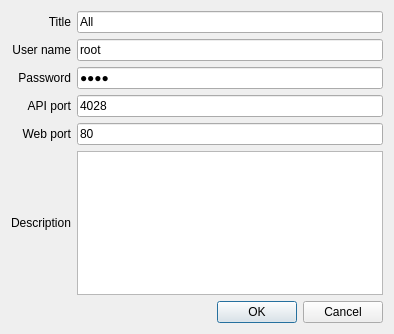
<?xml version="1.0" encoding="UTF-8"?>
<ui version="4.0">
 <class>AddNewGroupDialog</class>
 <widget class="QDialog" name="AddNewGroupDialog">
  <property name="windowModality">
   <enum>Qt::ApplicationModal</enum>
  </property>
  <property name="geometry">
   <rect>
    <x>0</x>
    <y>0</y>
    <width>394</width>
    <height>334</height>
   </rect>
  </property>
  <property name="windowTitle">
   <string>Add new device group</string>
  </property>
  <property name="modal">
   <bool>true</bool>
  </property>
  <layout class="QGridLayout" name="gridLayout">
   <item row="3" column="0">
    <widget class="QLabel" name="label_4">
     <property name="text">
      <string>API port</string>
     </property>
     <property name="alignment">
      <set>Qt::AlignRight|Qt::AlignTrailing|Qt::AlignVCenter</set>
     </property>
    </widget>
   </item>
   <item row="2" column="1">
    <widget class="QLineEdit" name="password">
     <property name="text">
      <string>root</string>
     </property>
     <property name="echoMode">
      <enum>QLineEdit::Password</enum>
     </property>
    </widget>
   </item>
   <item row="4" column="0">
    <widget class="QLabel" name="label_5">
     <property name="text">
      <string>Web port</string>
     </property>
     <property name="alignment">
      <set>Qt::AlignRight|Qt::AlignTrailing|Qt::AlignVCenter</set>
     </property>
    </widget>
   </item>
   <item row="7" column="0" colspan="2">
    <widget class="QDialogButtonBox" name="buttonBox">
     <property name="orientation">
      <enum>Qt::Horizontal</enum>
     </property>
     <property name="standardButtons">
      <set>QDialogButtonBox::Cancel|QDialogButtonBox::Ok</set>
     </property>
    </widget>
   </item>
   <item row="3" column="1">
    <widget class="QLineEdit" name="apiport">
     <property name="text">
      <string>4028</string>
     </property>
     <property name="readOnly">
      <bool>false</bool>
     </property>
    </widget>
   </item>
   <item row="4" column="1">
    <widget class="QLineEdit" name="webport">
     <property name="text">
      <string>80</string>
     </property>
     <property name="readOnly">
      <bool>false</bool>
     </property>
    </widget>
   </item>
   <item row="1" column="1">
    <widget class="QLineEdit" name="username">
     <property name="text">
      <string>root</string>
     </property>
    </widget>
   </item>
   <item row="0" column="1">
    <widget class="QLineEdit" name="title">
     <property name="text">
      <string>All</string>
     </property>
    </widget>
   </item>
   <item row="1" column="0">
    <widget class="QLabel" name="label_2">
     <property name="text">
      <string>User name</string>
     </property>
     <property name="alignment">
      <set>Qt::AlignRight|Qt::AlignTrailing|Qt::AlignVCenter</set>
     </property>
    </widget>
   </item>
   <item row="0" column="0">
    <widget class="QLabel" name="label">
     <property name="text">
      <string>Title</string>
     </property>
     <property name="alignment">
      <set>Qt::AlignRight|Qt::AlignTrailing|Qt::AlignVCenter</set>
     </property>
    </widget>
   </item>
   <item row="2" column="0">
    <widget class="QLabel" name="label_3">
     <property name="text">
      <string>Password</string>
     </property>
     <property name="alignment">
      <set>Qt::AlignRight|Qt::AlignTrailing|Qt::AlignVCenter</set>
     </property>
    </widget>
   </item>
   <item row="5" column="1" rowspan="2">
    <widget class="QTextEdit" name="description"/>
   </item>
   <item row="5" column="0" rowspan="2">
    <widget class="QLabel" name="label_6">
     <property name="text">
      <string>Description</string>
     </property>
    </widget>
   </item>
  </layout>
 </widget>
 <tabstops>
  <tabstop>title</tabstop>
  <tabstop>username</tabstop>
  <tabstop>password</tabstop>
  <tabstop>apiport</tabstop>
  <tabstop>webport</tabstop>
  <tabstop>description</tabstop>
 </tabstops>
 <resources/>
 <connections>
  <connection>
   <sender>buttonBox</sender>
   <signal>accepted()</signal>
   <receiver>AddNewGroupDialog</receiver>
   <slot>accept()</slot>
   <hints>
    <hint type="sourcelabel">
     <x>309</x>
     <y>157</y>
    </hint>
    <hint type="destinationlabel">
     <x>157</x>
     <y>274</y>
    </hint>
   </hints>
  </connection>
  <connection>
   <sender>buttonBox</sender>
   <signal>rejected()</signal>
   <receiver>AddNewGroupDialog</receiver>
   <slot>reject()</slot>
   <hints>
    <hint type="sourcelabel">
     <x>348</x>
     <y>157</y>
    </hint>
    <hint type="destinationlabel">
     <x>286</x>
     <y>274</y>
    </hint>
   </hints>
  </connection>
 </connections>
</ui>
